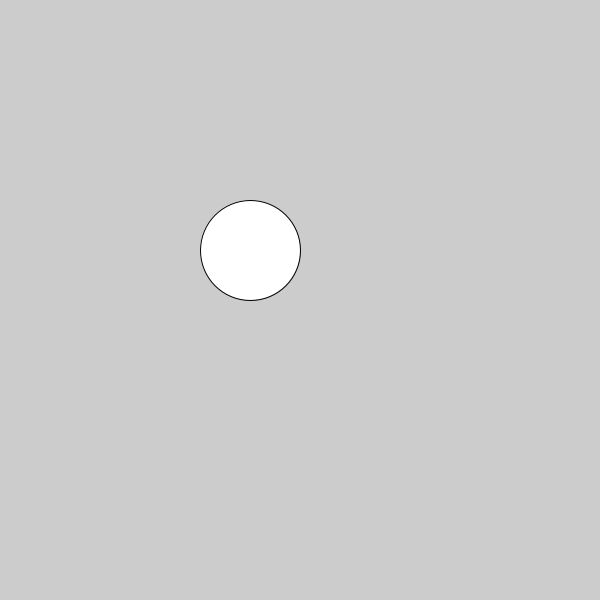
Frame 1 (no input)
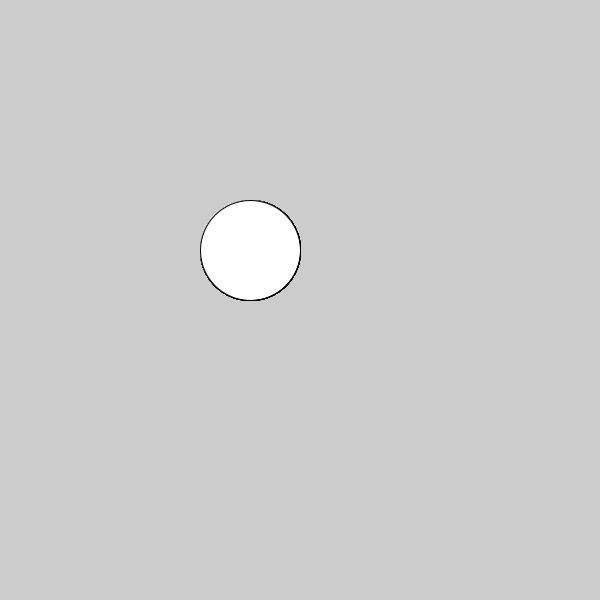
Frame 60 (the mouse pressed at the canvas centre just before this capture)
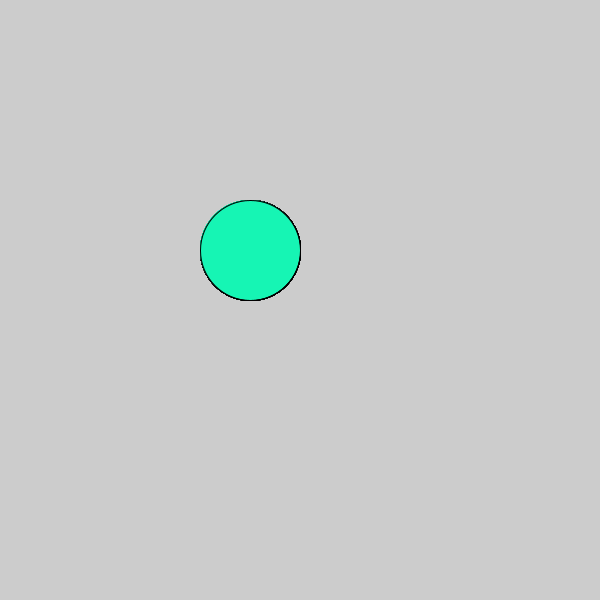
Frame 120 (the mouse held since frame 60 and released just before this capture)

The Processing sketch that drew these frames (run headless with seeded random() and noise(); from frame 60 on, the mouse is pressed at the canvas centre):

// Processing sketch: c_LogicalDot
// ── c_LogicalDot.pde

void setup() {

  // 1. Set the size of the sketch. Make it 600 pixels square. 
  size(600, 600);
}

void draw() {

  // 2. Draw an ellipse
  // Run the program to make sure it works before moving on.
  if (mousePressed)
    fill(#16F5B4);
  ellipse(250, 250, 100, 100);

  // 3. Change the color of the ellipse when the mouse is pressed.
  //    Use the following code, but put your colors where indicated
  //    Remember to use the   fill()  command to set colors.

  if (mousePressed) {

    //  put one color here
  } else {

    // put a different color here
  }
}
